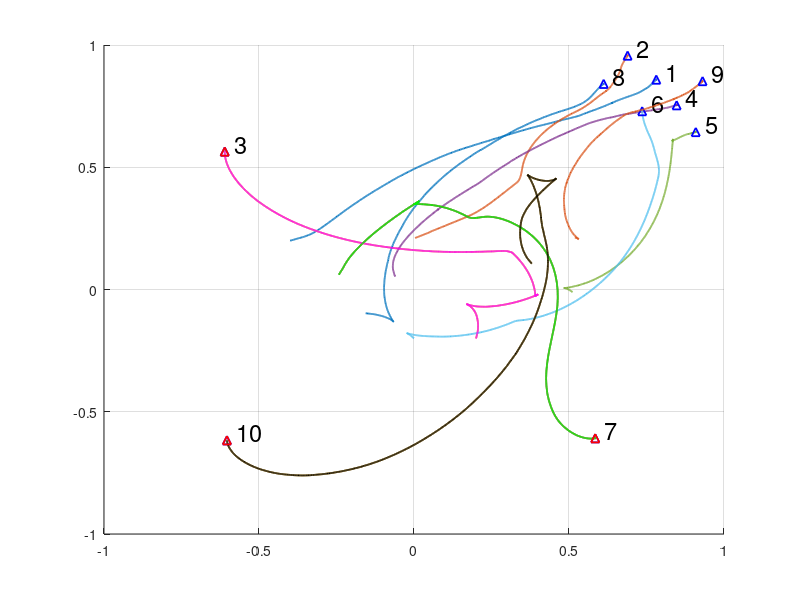

MATLAB code to generate this figure: (Note: this script raises an error after producing the figure.)
% Robotarium Test Data Plot
% Sangjun Lee
% 2/19/2018
clear; close all; clc;

% Import Data
load 2_26_2018_rundata.mat
[lim_row, lim_col] = size(data.pose);
N = data.N;
disp(data)

% General Settings
lineW = 1.3;
axisS = 15;
labelS = 17;

t_test = 45; % Actual test time (sec)
t = linspace(0,t_test,lim_row/3);

% Trajectory of all agents
figure;
hold on
for k = 1:N
    plot(data.pose(1:3:lim_row,k),data.pose(2:3:lim_row,k),'LineWidth',lineW);
    plot(data.pose(end-2,k),data.pose(end-1,k),'b^','LineWidth',lineW)
    text(data.pose(end-2,k)+0.03,data.pose(end-1,k)+0.03,...
        sprintf('%d',k),'FontSize',labelS)
end
plot(data.pose(1:3:lim_row,data.att_agent(1)),...
    data.pose(2:3:lim_row,data.att_agent(1)),'m','LineWidth',lineW);
plot(data.pose(1:3:lim_row,data.att_agent(2)),...
    data.pose(2:3:lim_row,data.att_agent(2)),'g','LineWidth',lineW);
plot(data.pose(1:3:lim_row,data.att_agent(3)),...
    data.pose(2:3:lim_row,data.att_agent(3)),'k','LineWidth',lineW);
plot(data.pose(end-2,data.att_agent),data.pose(end-1,data.att_agent),...
        'r^','LineWidth',lineW)
hold off;
grid on; axis([-1 1 -1 1]); ax = gca; ax.FontSize = axisS;
xlabel('x (m)','FontSize',labelS); ylabel('y (m)','FontSize',labelS)

% Tracking error of all agents
figure;
for i = 1:N
subplot(2,1,1) % x_d - x
plot(t,data.goal(1,i)-data.pose(1:3:lim_row,i),'LineWidth',lineW)
hold on; grid on; axis([0 45 -2 2]); ax = gca; ax.FontSize = axisS;
ylabel('x error (m)','FontSize',labelS)

subplot(2,1,2) % y_d - y
plot(t,data.goal(2,i)-data.pose(2:3:lim_row,i),'LineWidth',lineW)
hold on; grid on; axis([0 45 -2 2]); ax = gca; ax.FontSize = axisS;
xlabel('time (s)','FontSize',labelS); ylabel('y error (m)','FontSize',labelS)
end
hold off